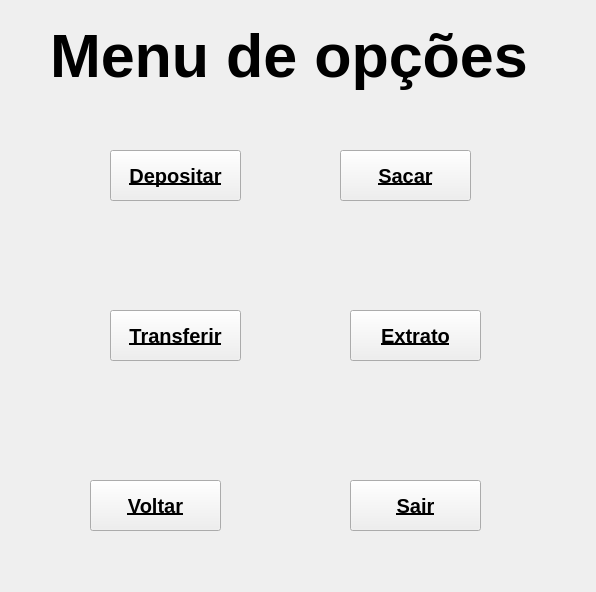
<?xml version="1.0" encoding="UTF-8"?>
<ui version="4.0">
 <class>Form</class>
 <widget class="QWidget" name="Form">
  <property name="geometry">
   <rect>
    <x>0</x>
    <y>0</y>
    <width>596</width>
    <height>592</height>
   </rect>
  </property>
  <property name="windowTitle">
   <string>Form</string>
  </property>
  <widget class="QLabel" name="label">
   <property name="geometry">
    <rect>
     <x>50</x>
     <y>10</y>
     <width>501</width>
     <height>91</height>
    </rect>
   </property>
   <property name="font">
    <font>
     <pointsize>46</pointsize>
     <weight>75</weight>
     <bold>true</bold>
    </font>
   </property>
   <property name="text">
    <string>Menu de opções</string>
   </property>
  </widget>
  <widget class="QPushButton" name="pushButton">
   <property name="geometry">
    <rect>
     <x>110</x>
     <y>150</y>
     <width>131</width>
     <height>51</height>
    </rect>
   </property>
   <property name="font">
    <font>
     <pointsize>15</pointsize>
     <weight>75</weight>
     <bold>true</bold>
     <underline>true</underline>
    </font>
   </property>
   <property name="text">
    <string>Depositar</string>
   </property>
  </widget>
  <widget class="QPushButton" name="pushButton_2">
   <property name="geometry">
    <rect>
     <x>340</x>
     <y>150</y>
     <width>131</width>
     <height>51</height>
    </rect>
   </property>
   <property name="font">
    <font>
     <pointsize>15</pointsize>
     <weight>75</weight>
     <bold>true</bold>
     <underline>true</underline>
    </font>
   </property>
   <property name="text">
    <string>Sacar</string>
   </property>
  </widget>
  <widget class="QPushButton" name="pushButton_3">
   <property name="geometry">
    <rect>
     <x>110</x>
     <y>310</y>
     <width>131</width>
     <height>51</height>
    </rect>
   </property>
   <property name="font">
    <font>
     <pointsize>15</pointsize>
     <weight>75</weight>
     <bold>true</bold>
     <underline>true</underline>
    </font>
   </property>
   <property name="text">
    <string>Transferir</string>
   </property>
  </widget>
  <widget class="QPushButton" name="pushButton_4">
   <property name="geometry">
    <rect>
     <x>350</x>
     <y>310</y>
     <width>131</width>
     <height>51</height>
    </rect>
   </property>
   <property name="font">
    <font>
     <pointsize>15</pointsize>
     <weight>75</weight>
     <bold>true</bold>
     <underline>true</underline>
    </font>
   </property>
   <property name="text">
    <string>Extrato</string>
   </property>
  </widget>
  <widget class="QPushButton" name="pushButton_5">
   <property name="geometry">
    <rect>
     <x>350</x>
     <y>480</y>
     <width>131</width>
     <height>51</height>
    </rect>
   </property>
   <property name="font">
    <font>
     <pointsize>15</pointsize>
     <weight>75</weight>
     <bold>true</bold>
     <underline>true</underline>
    </font>
   </property>
   <property name="text">
    <string>Sair</string>
   </property>
  </widget>
  <widget class="QPushButton" name="pushButton_6">
   <property name="geometry">
    <rect>
     <x>90</x>
     <y>480</y>
     <width>131</width>
     <height>51</height>
    </rect>
   </property>
   <property name="font">
    <font>
     <pointsize>15</pointsize>
     <weight>75</weight>
     <bold>true</bold>
     <underline>true</underline>
    </font>
   </property>
   <property name="text">
    <string>Voltar</string>
   </property>
  </widget>
 </widget>
 <resources/>
 <connections/>
</ui>
